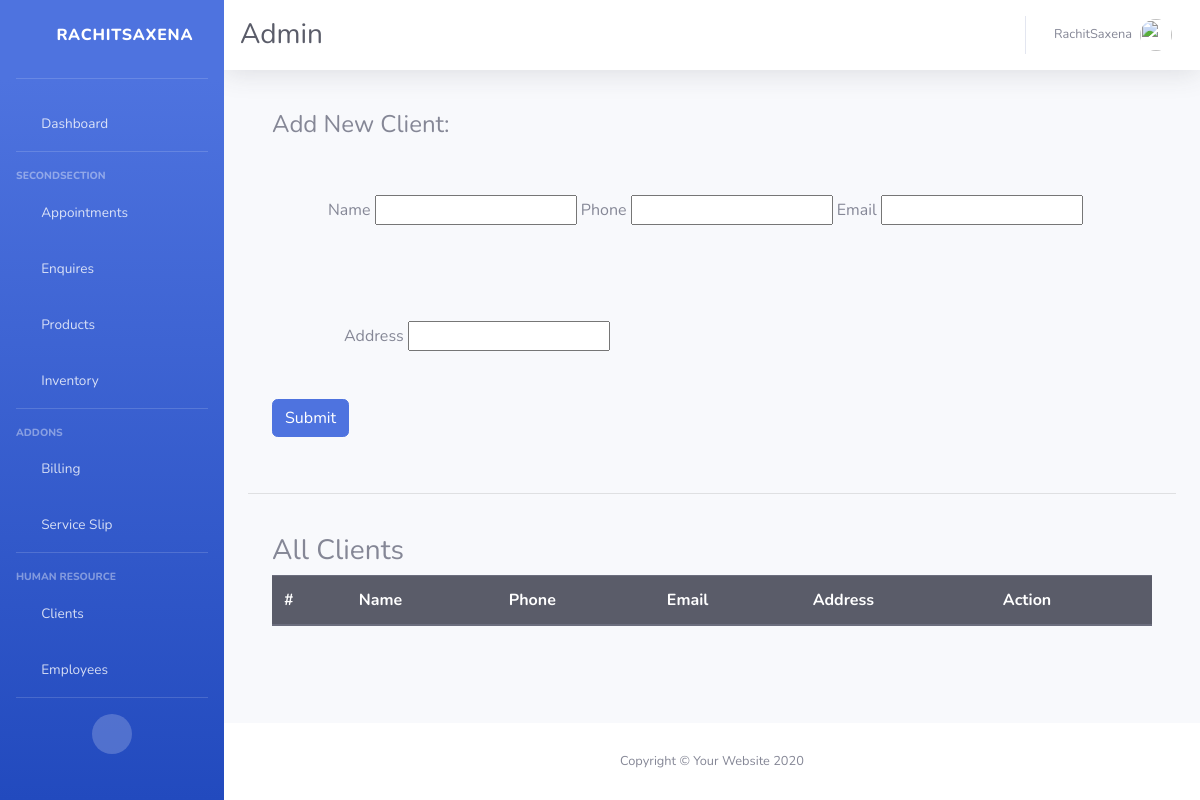
Before: /old/clients (signed in) with the older database file.
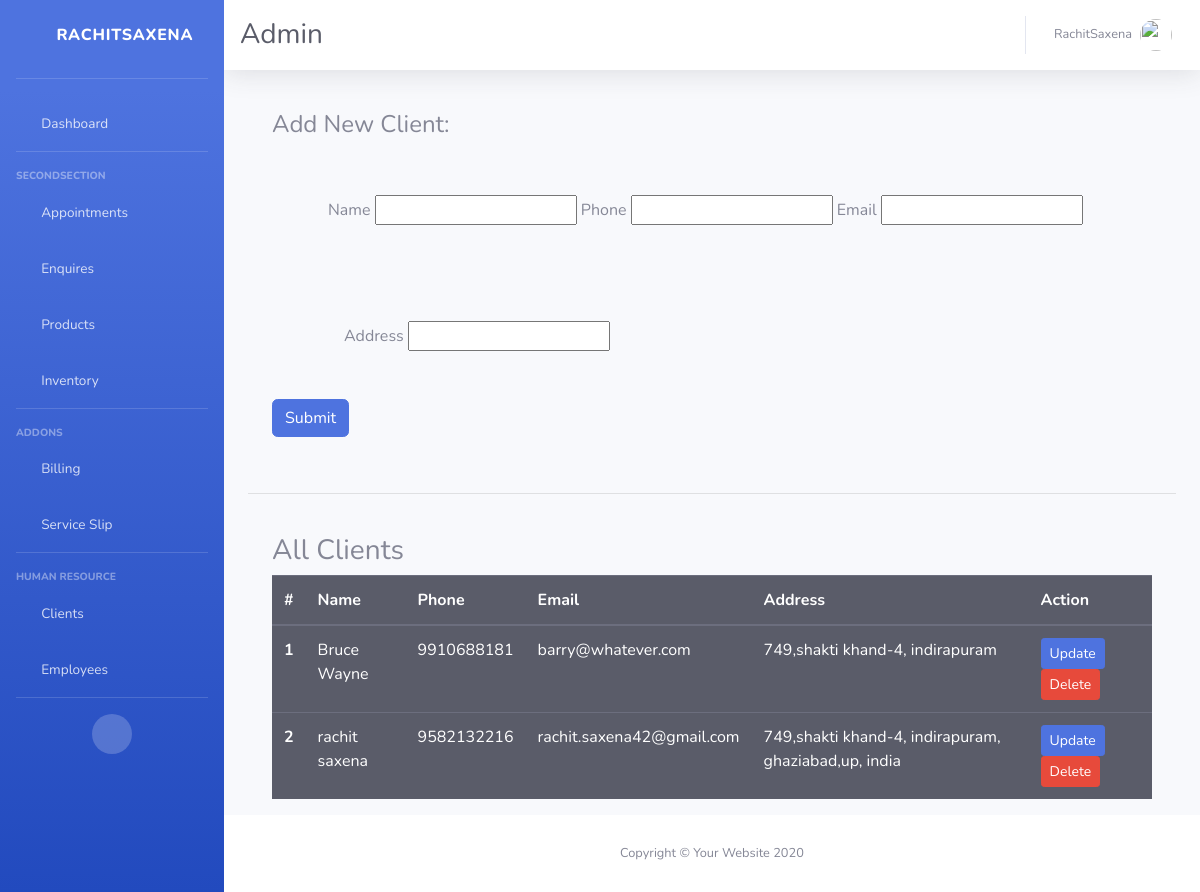
After: the same page with the newer database file.
### basic/models.py (models this page shows, shortened)
class Client(models.Model):
    name = models.CharField(max_length= 100 , null=True , blank=True)
    email = models.EmailField(max_length=100 , null=True , blank=True)
    phone = models.CharField(max_length=10 , null=True , blank=True)
    address = models.CharField(max_length=500 , null=True , blank=True)

### basic/views.py (the view)
# urls.py: path('clients' , views.clients , name='clients'),
@login_required(login_url='loginPage')
def clients(request):
    cli = Client.objects.all()
    form = NewClient()
    if request.method=='POST':
        form = NewClient(request.POST)
        if form.is_valid():
            form.save()
            return redirect('calendarapp:calendar')
        else :
            return render(request , 'basic/404.html')
    else :
        form = NewClient()
    params = {
        'pro' : cli,
        'form' : form
    }
    return render(request , 'basic/forms/newClient.html' , params)

### basic/forms.py
class NewClient(ModelForm):
    class Meta:
        model = Client
        fields = '__all__'

### basic/templates/basic/forms/newClient.html
{% extends 'basic/base.html' %}
{% block content %}
    <div class='container commonContainer py-3'>
    <h4>Add New Client:</h4>
      <form method='post'  class="form-inline"  action=''> {% csrf_token %}
            <div class='container px-2 m-5'>
            {{form.name.label}}
            {{form.name}}
            {{form.phone.label}}
            {{form.phone}}
            {{form.email.label}}
            {{form.email}}
            </div>
            <div class='container px-4 m-5'>
            {{form.address.label}}
            {{form.address}}
            </div>
            <button type="submit" value="Submit" class='btn btn-primary'>Submit</button>
        </form>
    </div>
    <br>
    <hr>
    <br>
    <div class='container'>
        <h3> All Clients </h3>
        <table class="table table-dark enquiryTable">
                  <thead>
                    <tr>
                      <th scope="col">#</th>
                      <th scope="col">Name</th>
                      <th scope="col">Phone</th>
                      <th scope="col">Email</th>
                      <th scope='col'>Address</th>
                      <th scope='col'>Action </th>
                    </tr>
                  </thead>
                  <tbody>
                  {% for i in pro %}
                    <tr>
                      <th scope="row">{{i.id}}</th>
                      <td>{{i.name}}</td>
                      <td>{{i.phone}}</td>
                      <td>{{i.email}}</td>
                      <td>{{i.address}}</td>
                      <td>
                        <a class='btn btn-sm btn-primary' href="{% url 'clientUpdate' i.id %}">Update </a>
                        <a class='btn btn-sm btn-danger' href="{% url 'clientDelete' i.id %}">Delete </a>
                       </td>
                    </tr>
                    {% endfor %}
                  </tbody>
                </table>
    </div>
{% endblock content %}

Changed rows visible on the page:
added Client: id "1", name "Bruce Wayne", phone "9910688181", email "barry@whatever.com", address "749,shakti khand-4, indirapuram"
added Client: id "2", name "rachit saxena", phone "9582132216", email "rachit.saxena42@gmail.com", address "749,shakti khand-4, indirapuram, ghaziabad,up, india"
